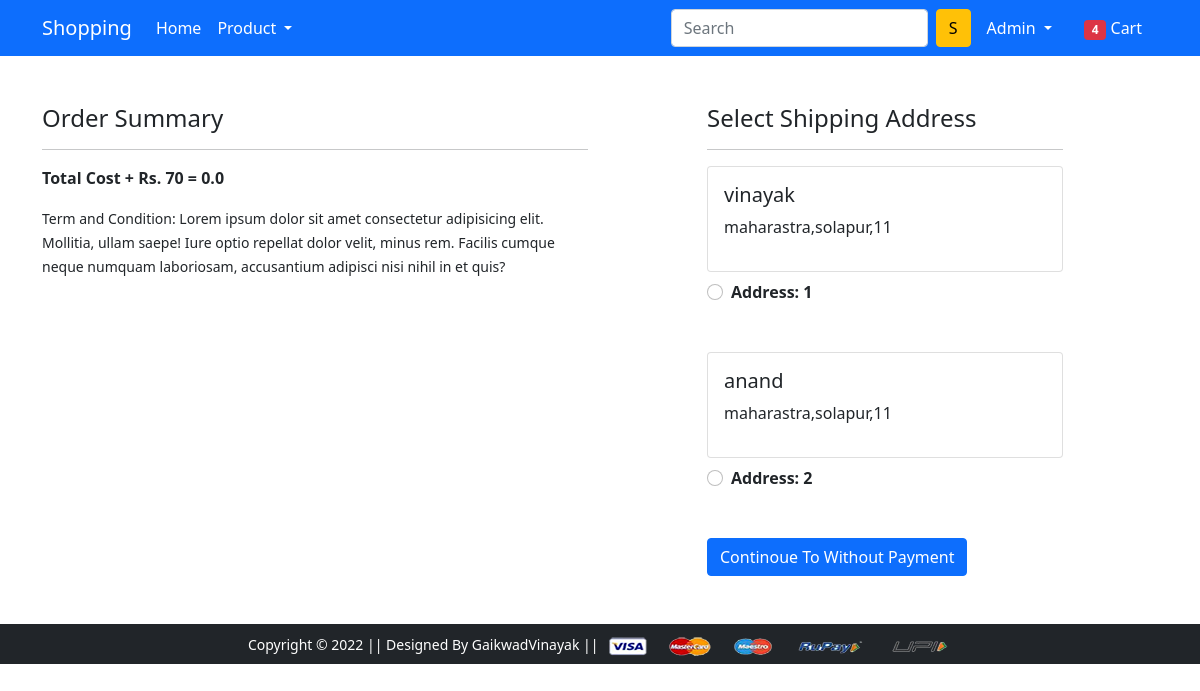
Screenshot of /checkout/ (signed in) with the database file from the repository.
### data/models.py (models this page shows, shortened)
class Customer(models.Model):
    user=models.ForeignKey(User,on_delete=models.PROTECT)
    name=models.CharField(max_length=20)
    address=models.CharField(max_length=20)
    address_2=models.CharField(max_length=20)
    city=models.CharField(max_length=20)
    state=models.CharField(choices=STATE_CHOICE,max_length=100)
    pin_code=models.IntegerField()

### data/views.py (the view)
# urls.py: path('checkout/', views.checkout, name='checkout'),
def checkout(request):
    if request.user.is_authenticated:
            user=request.user
            address=Customer.objects.filter(user=user)
            cart=Cart.objects.filter(user=user)
            amount=0.0
            shipping_amount=70.0
            total_amount=0.0
            cart_product=[p for p in Cart.objects.all() if p.user==user]
            if cart_product:
                    for p in cart_product:
                        tempamount=(p.quantity*p.product.selling_price)
                        amount +=tempamount
                    total_amount=amount+shipping_amount
            return render(request, 'app/checkout.html',{'cart':cart,'add':address,'total_amount':total_amount})
    return redirect('/accounts/login')

### data/templates/app/checkout.html (shortened to what this page needs)
{% extends 'app/base.html' %}
{% load static %}
{% block main-content %}
<div class="container">
 <div class="row mt-5">
  <div class="col-sm-6">
    <h4>Order Summary</h4>
    <hr>
      <p class='fw-bold'>Total Cost + Rs. 70 = {{total_amount}}</p>
    <small>Term and Condition: Lorem ipsum dolor sit amet consectetur adipisicing elit. Mollitia, ullam saepe! Iure optio repellat dolor velit, minus rem. Facilis cumque neque numquam laboriosam, accusantium adipisci nisi nihil in et quis?</small>
  </div>
  <div class="col-sm-4 offset-sm-1">
    <h4>Select Shipping Address</h4>
    <hr>
    <form action="/paymentdone">
      {% for add in add %}
      <div class="card">
        <div class="card-body">
        <h5>{{add.name}}</h5>
        <p>{{add.state}},{{add.address}},{{add.pin_code}}</p>
        </div>
      </div>
        <div class="form-check mt-2 mb-5">
          <input class="form-check-input" type="radio"  name='custid' id="custadd{{forloop.counter}}" value="{{add.id}}">
          <label class="form-check-label fw-bold" for="">
            Address: {{forloop.counter}}</label>
        </div>
        {% endfor %}
        <button type="submit" class="btn btn-primary">Continoue To Without Payment</button>
      </form>
    </div>
  </div>
</div>
{% endblock main-content %}

### data/templates/app/base.html (shortened to what this page needs)
<!doctype html>
{% load static %}
<html lang="en">
  <head>
    <link href="https://cdn.jsdelivr.net/npm/bootstrap@5.0.0-beta1/dist/css/bootstrap.min.css" rel="stylesheet">
    <link rel="stylesheet" href="{% static 'app/css/owl.carousel.min.css' %}">
    <link rel="stylesheet" href="{% static 'app/css/all.min.css' %}">
    <link rel="stylesheet" href="{% static 'app/css/style.css' %}">
  </head>
  <body>
    <nav class="navbar navbar-expand-lg navbar-dark bg-primary">
     <div class="container">
       <a class="navbar-brand" href="/">Shopping</a>
       <div class="collapse navbar-collapse" id="navbarSupportedContent">
         <ul class="navbar-nav me-auto mb-2 mb-lg-0">
           <li class="nav-item">
             <a class="nav-link active" aria-current="page" href="/">Home</a>
           </li>
           <li class="nav-item dropdown">
             <a class="nav-link dropdown-toggle text-white" href="#" id="electronicsDropdown" role="button" data-bs-toggle="dropdown" aria-expanded="false">
              Product
             </a>
           </li>
         </ul>
         <form class="d-flex">
           <input class="form-control me-2" type="search" name="q" placeholder="Search" aria-label="Search">
           <button class="btn btn-warning" type="submit">S</button>
         </form>
         <div>
          <ul class="navbar-nav me-auto mb-2 mb-lg-0">
            {% if request.user.is_authenticated %}
           <li class="nav-item dropdown mx-2">
              <a class="nav-link dropdown-toggle text-white" href="#" id="profileDropdown" role="button" data-bs-toggle="dropdown" aria-expanded="false">
                {{request.user.username|capfirst}}
              </a>
            </li>
            <li class="nav-item mx-2">
             <a href="{% url 'showcart' %}" class="nav-link text-white"><span class="badge bg-danger">4</span> Cart </a>
            </li>
          {% endif %}
         </div>
       </div>
     </div>
    </nav>
    {% block main-content %} {% endblock main-content %}
    <footer class="container-fluid bg-dark text-center p-2 mt-5">
        <small class="text-white">Copyright &copy; 2022 || Designed By GaikwadVinayak || </small>
        <img src="{% static 'app/images/payment.png' %}" alt="" srcset="" class="img-fluid" height="2px">
    </footer>
  </body>
</html>

### rows the page displays
Customer: name "vinayak", state "maharastra", address "solapur", pin_code "11"
Customer: name "anand", state "maharastra", address "solapur", pin_code "11"

### other values shown
{{ request.user.username|capfirst }} "Admin"
{{ total_amount }} "0.0"
